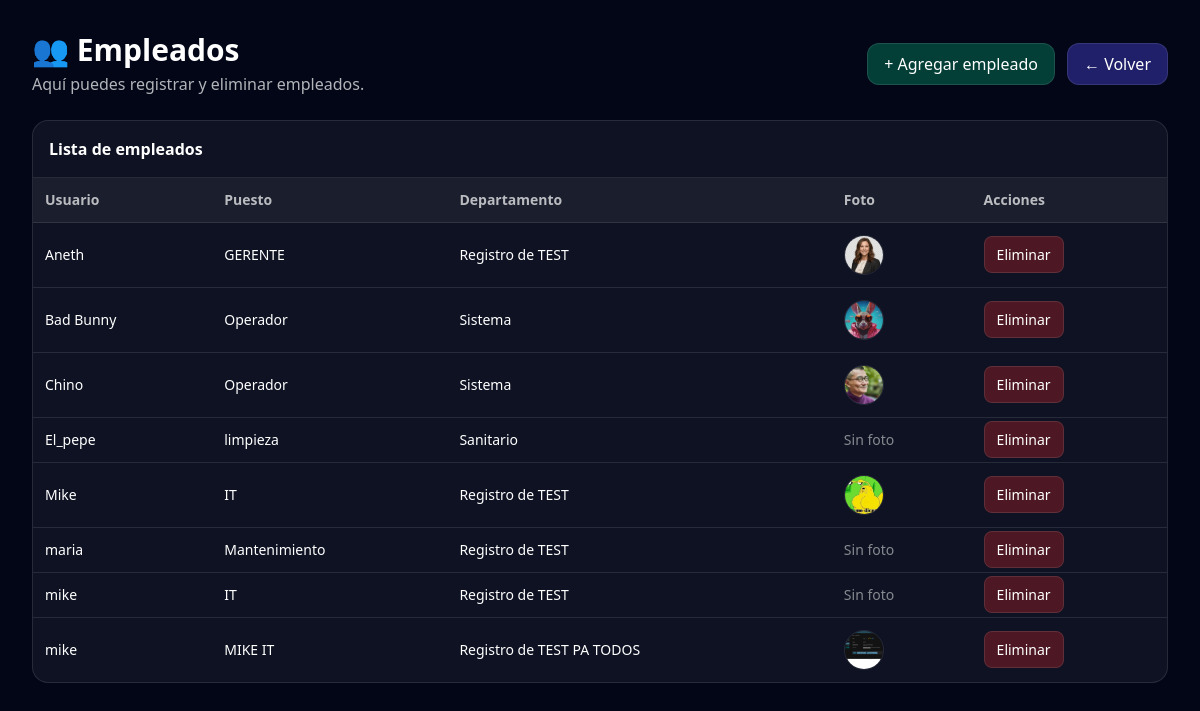
Page /panel/empleados/ (signed in) on the committed database.
### empleados_Alex/models.py (models this page shows, shortened)
class Empleado(models.Model):
    user = models.ForeignKey(User, on_delete=models.CASCADE)
    puesto = models.CharField(max_length=100)
    departamento = models.CharField(max_length=100)
    fecha_inicio = models.DateField(auto_now_add=True)
    foto_perfil = models.ImageField(upload_to='fotos_perfil/', null=True, blank=True)

### empleados_Alex/views.py (the view)
# urls.py: path('panel/empleados/', admin_empleados, name='admin_empleados'),
@login_required(login_url="/")
def admin_empleados(request):
    if not _es_admin(request):
        return HttpResponseForbidden("No tienes permisos para ver esta sección.")
    empleados = Empleado.objects.select_related("user").order_by("user__username")
    return render(request, "admin/empleados.html", {"empleados": empleados})

### empleados_Alex/views.py (called while the page is built)
def _es_admin(request):
    u = request.user
    return u.is_authenticated and (u.username.lower() == "alex" or u.is_staff or u.is_superuser)

### templates/admin/empleados.html (shortened to what this page needs)
<!DOCTYPE html>
<html lang="es">
<head>
  <script src="https://cdn.tailwindcss.com"></script>
</head>
<body class="bg-slate-950 text-white p-8">
  <div class="max-w-6xl mx-auto">
    <div class="flex items-center justify-between gap-4">
      <div>
        <h1 class="text-3xl font-bold">👥 Empleados</h1>
        <p class="text-white/70 mt-1">Aquí puedes registrar y eliminar empleados.</p>
      </div>
      <div class="flex gap-3">
        <a href="{% url 'empleados_Alex:crear_empleado' %}"
           class="px-4 py-2 rounded-xl bg-emerald-600/40 hover:bg-emerald-600/60 border border-white/10">
          + Agregar empleado
        </a>
        <a href="{% url 'empleados_Alex:home' %}"
           class="px-4 py-2 rounded-xl bg-indigo-600/40 hover:bg-indigo-600/60 border border-white/10">
          ← Volver
        </a>
      </div>
    </div>
    <div class="mt-6 bg-white/5 border border-white/10 rounded-2xl overflow-hidden">
      <div class="p-4 border-b border-white/10">
        <h2 class="font-semibold">Lista de empleados</h2>
      </div>
      <div class="overflow-x-auto">
        <table class="w-full text-sm">
          <thead class="text-white/70 bg-white/5">
            <tr>
              <th class="text-left p-3">Usuario</th>
              <th class="text-left p-3">Puesto</th>
              <th class="text-left p-3">Departamento</th>
              <th class="text-left p-3">Foto</th>
              <th class="text-left p-3">Acciones</th>
            </tr>
          </thead>
          <tbody>
            {% for e in empleados %}
              <tr class="border-t border-white/10 hover:bg-white/5">
                <td class="p-3 font-medium">{{ e.user.username }}</td>
                <td class="p-3">{{ e.puesto }}</td>
                <td class="p-3">{{ e.departamento }}</td>
                <td class="p-3">
                  {% if e.foto_perfil %}
                    <img src="{{ e.foto_perfil.url }}" class="h-10 w-10 rounded-full object-cover border border-white/10" />
                  {% else %}
                    <span class="text-white/50">Sin foto</span>
                  {% endif %}
                </td>
                <td class="p-3">
                  <a href="{% url 'empleados_Alex:eliminar_empleado' e.id %}"
                     class="px-3 py-2 rounded-lg bg-red-600/30 hover:bg-red-600/50 border border-white/10 transition">
                    Eliminar
                  </a>
                </td>
              </tr>
            {% empty %}
              <tr>
                <td class="p-3 text-white/60" colspan="5">No hay empleados registrados.</td>
              </tr>
            {% endfor %}
          </tbody>
        </table>
      </div>
    </div>
  </div>
</body>
</html>

### rows in the picture
Empleado: user.username "Aneth", puesto "GERENTE", departamento "Registro de TEST", foto_perfil (picture)
Empleado: user.username "Bad Bunny", puesto "Operador", departamento "Sistema", foto_perfil (picture)
Empleado: user.username "Chino", puesto "Operador", departamento "Sistema", foto_perfil (picture)
Empleado: user.username "El_pepe", puesto "limpieza", departamento "Sanitario", foto_perfil "Sin foto"
Empleado: user.username "Mike", puesto "IT", departamento "Registro de TEST", foto_perfil (picture)
Empleado: user.username "maria", puesto "Mantenimiento", departamento "Registro de TEST", foto_perfil "Sin foto"
Empleado: user.username "mike", puesto "IT", departamento "Registro de TEST", shows "Sin foto"
Empleado: user.username "mike", puesto "MIKE IT", departamento "Registro de TEST PA TODOS", foto_perfil (picture)
